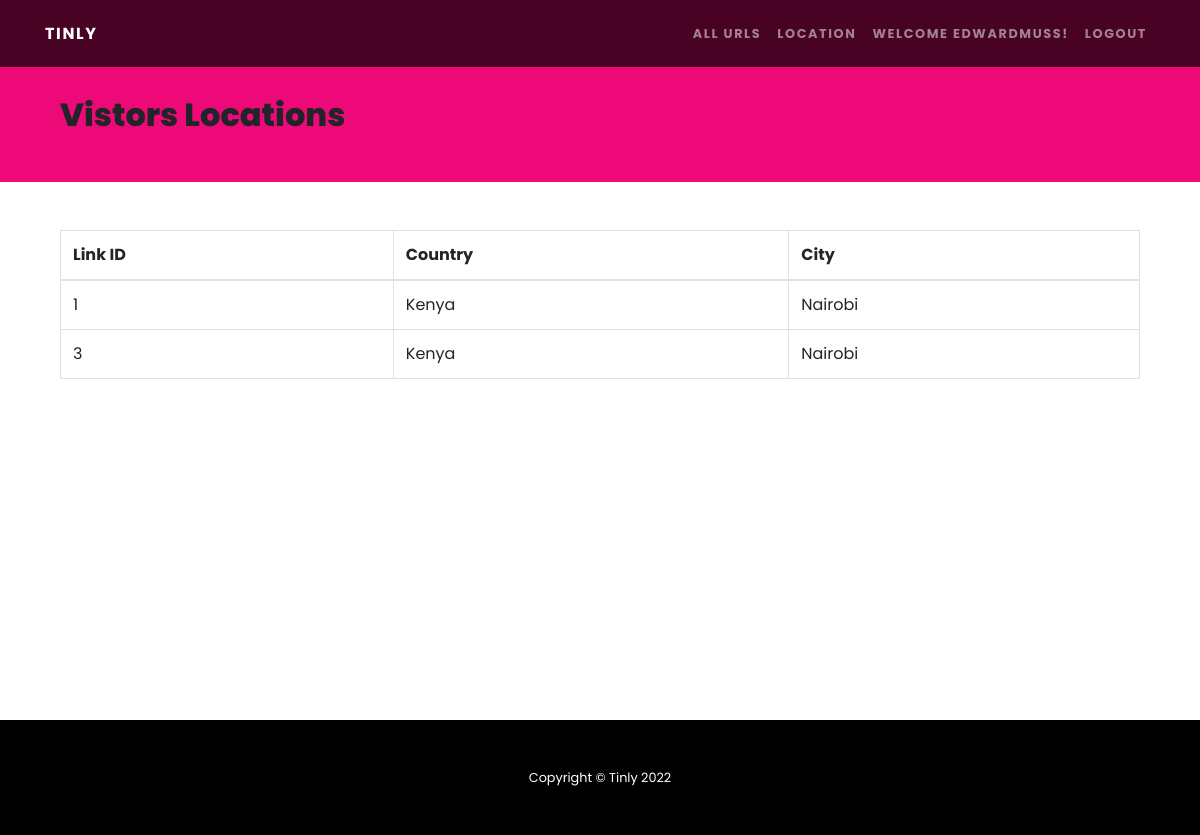
/user-location (signed in), run on the app's committed database.
### models/base_model.py (models this page shows, shortened)
class User(db.Model, UserMixin):
    id = db.Column(db.Integer, primary_key=True)
    username = db.Column(db.String(20), nullable=False, unique=True)
    email = db.Column(db.String(120), unique=True, nullable=False)
    image_file = db.Column(db.String(20), nullable=False, default='default.jpg')
    password = db.Column(db.String(80), nullable=False)
    created_at = db.Column(DateTime, default=datetime.datetime.now)
    updated_at = db.Column(DateTime, default=datetime.datetime.now, onupdate=datetime.datetime.now)

class Location(db.Model):
    id = db.Column("id", db.Integer, primary_key=True)
    url_id = db.Column("url_id", db.Integer, nullable=False)
    country = db.Column("country", db.String())
    city = db.Column("city", db.String(10), nullable=False)
    created_at = db.Column(DateTime, default=datetime.datetime.now)
    updated_at = db.Column(DateTime, default=datetime.datetime.now, onupdate=datetime.datetime.now)

### core/routes/web.py (the view)
@app.route('/user-location')
def user_location():
    return render_template('all-locations.html', vals=Location.query.all(), base_url=base_url)

### core/auth.py (called while the page is built)
@login_manager.user_loader
def load_user(user_id):
    return User.query.get(int(user_id))

### core/templates/all-locations.html (shortened to what this page needs)
{% extends "base.html" %}
{% block content %}
    <div class="row bg-primary pt-5">
        <div class="container">
            <div class="col-md-12 mt-5 mb-5">
                <h2 class="">Vistors Locations</h2>
            </div>
        </div>
    </div>
    <div class="row">
        <div class="container">
            <div class="col-md-12 mt-5">
                <table class="table table-stripped table-bordered">
                    <thead class="">
                        <th>Link ID</th>
                        <th>Country</th>
                        <th>City</th>
                    </thead>
                    <tbody>
                        {% for row in vals %}
                        <tr>
                            <td>{{row.url_id}}</td>
                            <td>{{row.country}}</td>
                            <td>{{row.city}}</td>
                        </tr>
                        {% endfor %}
                    </tbody>
                </table>
            </div>
        </div>
    </div>
{% endblock %}

### core/templates/base.html (shortened to what this page needs)
<!DOCTYPE html>
<html lang="en">
<head>
    <link rel="stylesheet" href="https://stackpath.bootstrapcdn.com/bootstrap/4.5.2/css/bootstrap.min.css">
    <link href='https://cdnjs.cloudflare.com/ajax/libs/font-awesome/4.0.3/css/font-awesome.css' rel='stylesheet'>
	<link href="{{ url_for('static',filename='css/style.css') }}" rel="stylesheet">
</head>
<body oncontextmenu='return true' class='snippet-body'>
    <div class="main">
        <nav class="navbar navbar-expand-lg navbar-dark navbar-custom fixed-top">
            <div class="container">
                <a class="navbar-brand" href=".">Tinly</a>
                <div class="collapse navbar-collapse" id="navbarResponsive">
                    <ul class="navbar-nav ml-auto">
                        {% if current_user.is_authenticated %}
                            <li class="nav-item">
                                <a class="nav-link" href="all-urls">All Urls</a>
                            </li>
                            <li class="nav-item">
                                <a class="nav-link" href="user-location">Location</a>
                            </li>
                            <li class="nav-item">
                                <a class="nav-link" href="{{ url_for('dashboard') }}">Welcome {{ current_user.username }}!</a>
                            </li>
                            <li class="nav-item">
                                <a class="nav-link" href="{{ url_for('logout') }}">Logout</a>
                            </li>
                        {% endif %}
                    </ul>
                </div>
            </div>
        </nav>
        {% block content%}
        {% endblock %}
    </div>
  <footer class="py-5 bg-black">
    <div class="container">
        <p class="m-0 text-center text-white small">Copyright &copy; Tinly {{ moment().format('YYYY') }}</p>
    </div>
</footer>
</body>
</html>

### static/css/style.css (style rules this page uses)
body { font-family: "Poppins"; margin: 0px; padding: 0px; position: absolute; width: 100%; height: 100vh; }
.main { display: flex; flex-direction: column; min-height: 90%; }
h1, h2, h3, h4, h5, h6 { font-family: "Poppins"; font-weight: 800 !important }
.bg-black { background-color: #000 !important }
.navbar-custom { padding-top: 1rem; padding-bottom: 1rem; background-color: rgba(0, 0, 0, .7) }
.navbar-custom .navbar-brand { text-transform: uppercase; font-size: 1rem; letter-spacing: .1rem; font-weight: 700 }
.navbar-custom .navbar-nav .nav-item .nav-link { text-transform: uppercase; font-size: .8rem; font-weight: 700; letter-spacing: .1rem }
.bg-primary { background-color: #ee0979 !important }
footer { left: 0; bottom: 0; width: 100%; background-color: red; color: white; text-align: center; flex: 0 0 auto; }

### data on the page
User: username "EDWARDMUSS"
Location: url_id "1", country "Kenya", city "Nairobi"
Location: url_id "3", country "Kenya", city "Nairobi"

### other printed values
{{ moment().format('YYYY') }} "2022"
